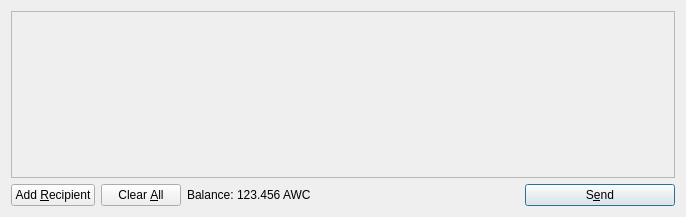
<?xml version="1.0" encoding="UTF-8"?>
<ui version="4.0">
 <class>SendCoinsDialog</class>
 <widget class="QDialog" name="SendCoinsDialog">
  <property name="geometry">
   <rect>
    <x>0</x>
    <y>0</y>
    <width>686</width>
    <height>217</height>
   </rect>
  </property>
  <property name="windowTitle">
   <string>Send Coins</string>
  </property>
  <layout class="QVBoxLayout" name="verticalLayout">
   <item>
    <widget class="QScrollArea" name="scrollArea">
     <property name="widgetResizable">
      <bool>true</bool>
     </property>
     <widget class="QWidget" name="scrollAreaWidgetContents">
      <property name="geometry">
       <rect>
        <x>0</x>
        <y>0</y>
        <width>666</width>
        <height>165</height>
       </rect>
      </property>
      <layout class="QVBoxLayout" name="verticalLayout_2">
       <property name="margin">
        <number>0</number>
       </property>
       <item>
        <layout class="QVBoxLayout" name="entries">
         <property name="spacing">
          <number>6</number>
         </property>
        </layout>
       </item>
       <item>
        <spacer name="verticalSpacer">
         <property name="orientation">
          <enum>Qt::Vertical</enum>
         </property>
         <property name="sizeHint" stdset="0">
          <size>
           <width>20</width>
           <height>40</height>
          </size>
         </property>
        </spacer>
       </item>
      </layout>
     </widget>
    </widget>
   </item>
   <item>
    <layout class="QHBoxLayout" name="horizontalLayout">
     <item>
      <widget class="QPushButton" name="addButton">
       <property name="toolTip">
        <string>Send to multiple recipients at once</string>
       </property>
       <property name="text">
        <string>Add &amp;Recipient</string>
       </property>
       <property name="icon">
        <iconset resource="../bitcoin.qrc">
         <normaloff>:/icons/add</normaloff>:/icons/add</iconset>
       </property>
       <property name="autoDefault">
        <bool>false</bool>
       </property>
      </widget>
     </item>
     <item>
      <widget class="QPushButton" name="clearButton">
       <property name="sizePolicy">
        <sizepolicy hsizetype="Minimum" vsizetype="Fixed">
         <horstretch>0</horstretch>
         <verstretch>0</verstretch>
        </sizepolicy>
       </property>
       <property name="toolTip">
        <string>Remove all transaction fields</string>
       </property>
       <property name="text">
        <string>Clear &amp;All</string>
       </property>
       <property name="icon">
        <iconset resource="../bitcoin.qrc">
         <normaloff>:/icons/remove</normaloff>:/icons/remove</iconset>
       </property>
       <property name="autoRepeatDelay">
        <number>300</number>
       </property>
       <property name="autoDefault">
        <bool>false</bool>
       </property>
      </widget>
     </item>
     <item>
      <layout class="QHBoxLayout" name="horizontalLayout_2">
       <property name="spacing">
        <number>3</number>
       </property>
       <item>
        <widget class="QLabel" name="label">
         <property name="text">
          <string>Balance:</string>
         </property>
        </widget>
       </item>
       <item>
        <widget class="QLabel" name="labelBalance">
         <property name="cursor">
          <cursorShape>IBeamCursor</cursorShape>
         </property>
         <property name="text">
          <string>123.456 AWC</string>
         </property>
         <property name="textInteractionFlags">
          <set>Qt::LinksAccessibleByMouse|Qt::TextSelectableByKeyboard|Qt::TextSelectableByMouse</set>
         </property>
        </widget>
       </item>
      </layout>
     </item>
     <item>
      <spacer name="horizontalSpacer">
       <property name="orientation">
        <enum>Qt::Horizontal</enum>
       </property>
       <property name="sizeHint" stdset="0">
        <size>
         <width>40</width>
         <height>20</height>
        </size>
       </property>
      </spacer>
     </item>
     <item>
      <widget class="QPushButton" name="sendButton">
       <property name="minimumSize">
        <size>
         <width>150</width>
         <height>0</height>
        </size>
       </property>
       <property name="toolTip">
        <string>Confirm the send action</string>
       </property>
       <property name="text">
        <string>S&amp;end</string>
       </property>
       <property name="icon">
        <iconset resource="../bitcoin.qrc">
         <normaloff>:/icons/send</normaloff>:/icons/send</iconset>
       </property>
       <property name="default">
        <bool>true</bool>
       </property>
      </widget>
     </item>
    </layout>
   </item>
  </layout>
 </widget>
 <resources>
  <include location="../bitcoin.qrc"/>
 </resources>
 <connections/>
</ui>
